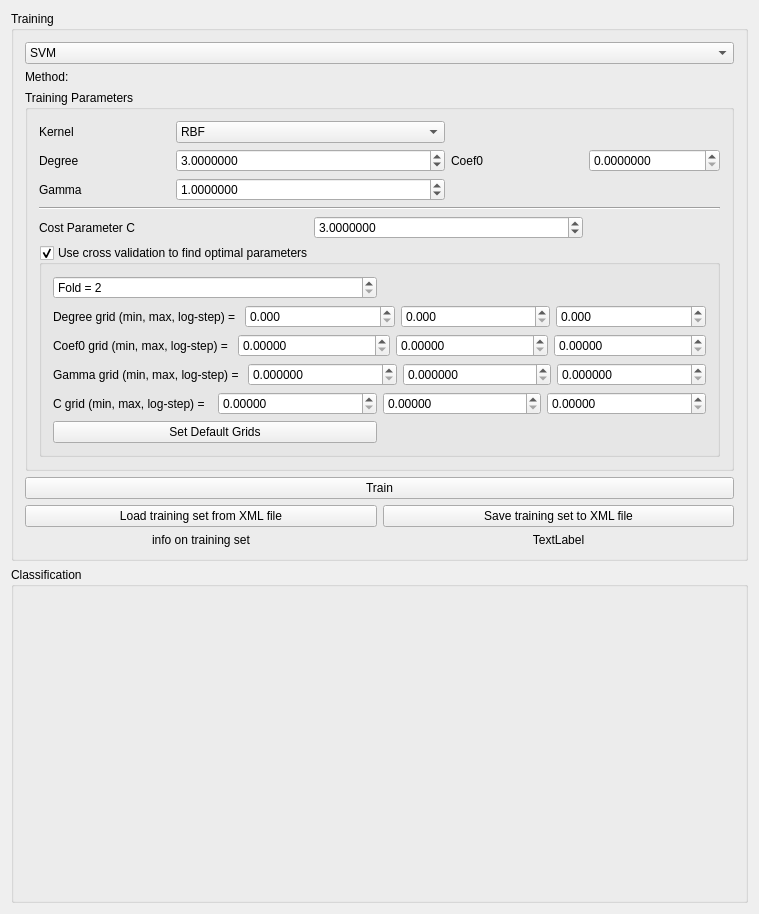
<?xml version="1.0" encoding="UTF-8"?>
<ui version="4.0">
 <class>ClassificationWidgetClass</class>
 <widget class="QWidget" name="ClassificationWidgetClass">
  <property name="geometry">
   <rect>
    <x>0</x>
    <y>0</y>
    <width>759</width>
    <height>914</height>
   </rect>
  </property>
  <property name="windowTitle">
   <string>ClassificationWidget</string>
  </property>
  <layout class="QVBoxLayout" name="verticalLayout_2">
   <item>
    <widget class="QGroupBox" name="trainingGroupBox">
     <property name="title">
      <string>Training</string>
     </property>
     <layout class="QVBoxLayout" name="verticalLayout">
      <item>
       <widget class="QComboBox" name="methodComboBox">
        <property name="editable">
         <bool>false</bool>
        </property>
        <property name="frame">
         <bool>true</bool>
        </property>
        <item>
         <property name="text">
          <string>SVM</string>
         </property>
        </item>
       </widget>
      </item>
      <item>
       <widget class="QLabel" name="label">
        <property name="text">
         <string>Method: </string>
        </property>
       </widget>
      </item>
      <item>
       <widget class="QGroupBox" name="svmTrainingParsGroupBox">
        <property name="title">
         <string>Training Parameters</string>
        </property>
        <layout class="QGridLayout" name="gridLayout_3">
         <item row="0" column="0">
          <widget class="QLabel" name="label_3">
           <property name="text">
            <string>Kernel</string>
           </property>
          </widget>
         </item>
         <item row="0" column="1" colspan="2">
          <widget class="QComboBox" name="kernelComboBox">
           <property name="currentIndex">
            <number>2</number>
           </property>
           <item>
            <property name="text">
             <string>Linear</string>
            </property>
           </item>
           <item>
            <property name="text">
             <string>Polynomial</string>
            </property>
           </item>
           <item>
            <property name="text">
             <string>RBF</string>
            </property>
           </item>
           <item>
            <property name="text">
             <string>Sigmoid</string>
            </property>
           </item>
          </widget>
         </item>
         <item row="1" column="0">
          <widget class="QLabel" name="label_4">
           <property name="text">
            <string>Degree</string>
           </property>
          </widget>
         </item>
         <item row="1" column="1" colspan="2">
          <widget class="QDoubleSpinBox" name="degreeDoubleSpinBox">
           <property name="decimals">
            <number>7</number>
           </property>
           <property name="maximum">
            <double>999999999.000000000000000</double>
           </property>
           <property name="value">
            <double>3.000000000000000</double>
           </property>
          </widget>
         </item>
         <item row="1" column="3">
          <widget class="QLabel" name="label_6">
           <property name="text">
            <string>Coef0</string>
           </property>
          </widget>
         </item>
         <item row="1" column="4">
          <widget class="QDoubleSpinBox" name="coef0DoubleSpinBox">
           <property name="decimals">
            <number>7</number>
           </property>
           <property name="maximum">
            <double>999999999.000000000000000</double>
           </property>
           <property name="value">
            <double>0.000000000000000</double>
           </property>
          </widget>
         </item>
         <item row="2" column="0">
          <widget class="QLabel" name="label_5">
           <property name="text">
            <string>Gamma</string>
           </property>
          </widget>
         </item>
         <item row="2" column="1" colspan="2">
          <widget class="QDoubleSpinBox" name="gammaDoubleSpinBox">
           <property name="decimals">
            <number>7</number>
           </property>
           <property name="maximum">
            <double>999999999.000000000000000</double>
           </property>
           <property name="value">
            <double>1.000000000000000</double>
           </property>
          </widget>
         </item>
         <item row="3" column="0" colspan="5">
          <widget class="Line" name="line">
           <property name="orientation">
            <enum>Qt::Horizontal</enum>
           </property>
          </widget>
         </item>
         <item row="4" column="0" colspan="2">
          <widget class="QLabel" name="label_7">
           <property name="text">
            <string>Cost Parameter C</string>
           </property>
          </widget>
         </item>
         <item row="4" column="2" colspan="2">
          <widget class="QDoubleSpinBox" name="CDoubleSpinBox">
           <property name="decimals">
            <number>7</number>
           </property>
           <property name="maximum">
            <double>999999999.000000000000000</double>
           </property>
           <property name="value">
            <double>3.000000000000000</double>
           </property>
          </widget>
         </item>
         <item row="5" column="0" colspan="5">
          <widget class="QGroupBox" name="crossValidationGroupBox">
           <property name="toolTip">
            <string>Parameters for finding optimal parameters using cross validation</string>
           </property>
           <property name="title">
            <string>Use cross validation to find optimal parameters</string>
           </property>
           <property name="checkable">
            <bool>true</bool>
           </property>
           <layout class="QGridLayout" name="gridLayout">
            <item row="0" column="0">
             <widget class="QSpinBox" name="nFoldSpinBox">
              <property name="suffix">
               <string/>
              </property>
              <property name="prefix">
               <string>Fold = </string>
              </property>
              <property name="minimum">
               <number>2</number>
              </property>
              <property name="maximum">
               <number>999999999</number>
              </property>
             </widget>
            </item>
            <item row="1" column="0" colspan="2">
             <layout class="QHBoxLayout" name="horizontalLayout">
              <item>
               <widget class="QLabel" name="label_2">
                <property name="text">
                 <string>Degree grid (min, max, log-step) = </string>
                </property>
               </widget>
              </item>
              <item>
               <widget class="QDoubleSpinBox" name="degreeMinSpinBox">
                <property name="decimals">
                 <number>3</number>
                </property>
                <property name="maximum">
                 <double>999999999.000000000000000</double>
                </property>
               </widget>
              </item>
              <item>
               <widget class="QDoubleSpinBox" name="degreeMaxSpinBox">
                <property name="decimals">
                 <number>3</number>
                </property>
                <property name="maximum">
                 <double>999999999.000000000000000</double>
                </property>
               </widget>
              </item>
              <item>
               <widget class="QDoubleSpinBox" name="degreeStepSpinBox">
                <property name="decimals">
                 <number>3</number>
                </property>
                <property name="maximum">
                 <double>999999999.000000000000000</double>
                </property>
               </widget>
              </item>
             </layout>
            </item>
            <item row="2" column="0" colspan="2">
             <layout class="QHBoxLayout" name="horizontalLayout_2">
              <item>
               <widget class="QLabel" name="label_8">
                <property name="text">
                 <string>Coef0 grid (min, max, log-step) = </string>
                </property>
               </widget>
              </item>
              <item>
               <widget class="QDoubleSpinBox" name="coef0MinSpinBox">
                <property name="decimals">
                 <number>5</number>
                </property>
                <property name="maximum">
                 <double>999999999.000000000000000</double>
                </property>
               </widget>
              </item>
              <item>
               <widget class="QDoubleSpinBox" name="coef0MaxSpinBox">
                <property name="decimals">
                 <number>5</number>
                </property>
                <property name="maximum">
                 <double>999999999.000000000000000</double>
                </property>
               </widget>
              </item>
              <item>
               <widget class="QDoubleSpinBox" name="coef0StepSpinBox">
                <property name="decimals">
                 <number>5</number>
                </property>
                <property name="maximum">
                 <double>999999999.000000000000000</double>
                </property>
               </widget>
              </item>
             </layout>
            </item>
            <item row="3" column="0" colspan="2">
             <layout class="QHBoxLayout" name="horizontalLayout_3">
              <item>
               <widget class="QLabel" name="label_9">
                <property name="text">
                 <string>Gamma grid (min, max, log-step) = </string>
                </property>
               </widget>
              </item>
              <item>
               <widget class="QDoubleSpinBox" name="gammaMinSpinBox">
                <property name="decimals">
                 <number>6</number>
                </property>
                <property name="maximum">
                 <double>999999999.000000000000000</double>
                </property>
               </widget>
              </item>
              <item>
               <widget class="QDoubleSpinBox" name="gammaMaxSpinBox">
                <property name="decimals">
                 <number>6</number>
                </property>
                <property name="maximum">
                 <double>999999999.000000000000000</double>
                </property>
               </widget>
              </item>
              <item>
               <widget class="QDoubleSpinBox" name="gammaStepSpinBox">
                <property name="decimals">
                 <number>6</number>
                </property>
                <property name="maximum">
                 <double>999999999.000000000000000</double>
                </property>
               </widget>
              </item>
             </layout>
            </item>
            <item row="4" column="0" colspan="2">
             <layout class="QHBoxLayout" name="horizontalLayout_4">
              <item>
               <widget class="QLabel" name="label_10">
                <property name="text">
                 <string>C grid (min, max, log-step) = </string>
                </property>
               </widget>
              </item>
              <item>
               <widget class="QDoubleSpinBox" name="CMinSpinBox">
                <property name="decimals">
                 <number>5</number>
                </property>
                <property name="maximum">
                 <double>999999999.000000000000000</double>
                </property>
               </widget>
              </item>
              <item>
               <widget class="QDoubleSpinBox" name="CMaxSpinBox">
                <property name="decimals">
                 <number>5</number>
                </property>
                <property name="maximum">
                 <double>999999999.000000000000000</double>
                </property>
               </widget>
              </item>
              <item>
               <widget class="QDoubleSpinBox" name="CStepSpinBox">
                <property name="decimals">
                 <number>5</number>
                </property>
                <property name="maximum">
                 <double>999999999.000000000000000</double>
                </property>
               </widget>
              </item>
             </layout>
            </item>
            <item row="5" column="0">
             <widget class="QPushButton" name="setDefaultGridsPushButton">
              <property name="text">
               <string>Set Default Grids</string>
              </property>
             </widget>
            </item>
           </layout>
          </widget>
         </item>
        </layout>
       </widget>
      </item>
      <item>
       <layout class="QGridLayout" name="gridLayout_2">
        <item row="0" column="0" colspan="2">
         <widget class="QPushButton" name="trainPushButton">
          <property name="text">
           <string>Train</string>
          </property>
         </widget>
        </item>
        <item row="1" column="0">
         <widget class="QPushButton" name="loadTrainingSetFromFilePushButton">
          <property name="text">
           <string>Load training set from XML file</string>
          </property>
         </widget>
        </item>
        <item row="1" column="1">
         <widget class="QPushButton" name="saveTrainingSetFromFilePushButton">
          <property name="text">
           <string>Save training set to XML file</string>
          </property>
         </widget>
        </item>
        <item row="2" column="0">
         <widget class="QLabel" name="loadedTrainingSetInfoLabel">
          <property name="sizePolicy">
           <sizepolicy hsizetype="Preferred" vsizetype="Minimum">
            <horstretch>0</horstretch>
            <verstretch>0</verstretch>
           </sizepolicy>
          </property>
          <property name="text">
           <string>info on training set</string>
          </property>
          <property name="alignment">
           <set>Qt::AlignCenter</set>
          </property>
         </widget>
        </item>
        <item row="2" column="1">
         <widget class="QLabel" name="crossValidationInfoLabel">
          <property name="sizePolicy">
           <sizepolicy hsizetype="Preferred" vsizetype="Minimum">
            <horstretch>0</horstretch>
            <verstretch>0</verstretch>
           </sizepolicy>
          </property>
          <property name="text">
           <string>TextLabel</string>
          </property>
          <property name="alignment">
           <set>Qt::AlignCenter</set>
          </property>
         </widget>
        </item>
       </layout>
      </item>
     </layout>
     <zorder>label</zorder>
     <zorder>methodComboBox</zorder>
     <zorder>svmTrainingParsGroupBox</zorder>
     <zorder>gridLayoutWidget</zorder>
     <zorder>setDefaultGridsPushButton</zorder>
    </widget>
   </item>
   <item>
    <widget class="QGroupBox" name="classificationGroupBox">
     <property name="title">
      <string>Classification</string>
     </property>
    </widget>
   </item>
  </layout>
 </widget>
 <layoutdefault spacing="6" margin="11"/>
 <resources/>
 <connections/>
</ui>
